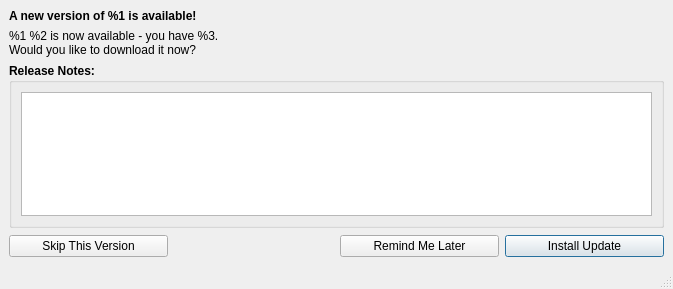
<?xml version="1.0" encoding="UTF-8"?>
<ui version="4.0">
 <class>UpdateWindow</class>
 <widget class="QMainWindow" name="UpdateWindow">
  <property name="geometry">
   <rect>
    <x>0</x>
    <y>0</y>
    <width>673</width>
    <height>289</height>
   </rect>
  </property>
  <property name="windowTitle">
   <string>MainWindow</string>
  </property>
  <widget class="QWidget" name="centralwidget">
   <layout class="QVBoxLayout" name="verticalLayout">
    <item>
     <widget class="QLabel" name="newVersionIsAvailableLabel">
      <property name="font">
       <font>
        <weight>75</weight>
        <bold>true</bold>
       </font>
      </property>
      <property name="text">
       <string>A new version of %1 is available!</string>
      </property>
     </widget>
    </item>
    <item>
     <widget class="QLabel" name="wouldYouLikeToDownloadLabel">
      <property name="text">
       <string>%1 %2 is now available - you have %3. 
Would you like to download it now?</string>
      </property>
     </widget>
    </item>
    <item>
     <widget class="QGroupBox" name="groupBox">
      <property name="font">
       <font>
        <weight>75</weight>
        <bold>true</bold>
       </font>
      </property>
      <property name="title">
       <string>Release Notes:</string>
      </property>
      <layout class="QHBoxLayout" name="horizontalLayout_7">
       <item>
        <widget class="QTextEdit" name="releaseNotes">
         <property name="readOnly">
          <bool>true</bool>
         </property>
         <property name="textInteractionFlags">
          <set>Qt::TextSelectableByKeyboard|Qt::TextSelectableByMouse</set>
         </property>
        </widget>
       </item>
      </layout>
     </widget>
    </item>
    <item>
     <layout class="QHBoxLayout" name="horizontalLayout_3">
      <item>
       <widget class="QPushButton" name="skipThisVersionButton">
        <property name="text">
         <string>Skip This Version</string>
        </property>
       </widget>
      </item>
      <item>
       <widget class="UpdateDownloadProgress" name="updateDownloadProgress" native="true">
        <property name="minimumSize">
         <size>
          <width>0</width>
          <height>24</height>
         </size>
        </property>
       </widget>
      </item>
      <item>
       <widget class="QPushButton" name="remindMeLaterButton">
        <property name="text">
         <string>Remind Me Later</string>
        </property>
       </widget>
      </item>
      <item>
       <widget class="QPushButton" name="installUpdateButton">
        <property name="text">
         <string>Install Update</string>
        </property>
        <property name="autoDefault">
         <bool>true</bool>
        </property>
        <property name="default">
         <bool>true</bool>
        </property>
       </widget>
      </item>
     </layout>
    </item>
   </layout>
  </widget>
  <widget class="QMenuBar" name="menubar">
   <property name="geometry">
    <rect>
     <x>0</x>
     <y>0</y>
     <width>673</width>
     <height>25</height>
    </rect>
   </property>
  </widget>
  <widget class="QStatusBar" name="statusbar"/>
 </widget>
 <customwidgets>
  <customwidget>
   <class>UpdateDownloadProgress</class>
   <extends>QWidget</extends>
   <header>Partials/UpdateDownloadProgress.h</header>
   <container>1</container>
  </customwidget>
 </customwidgets>
 <resources/>
 <connections/>
</ui>
